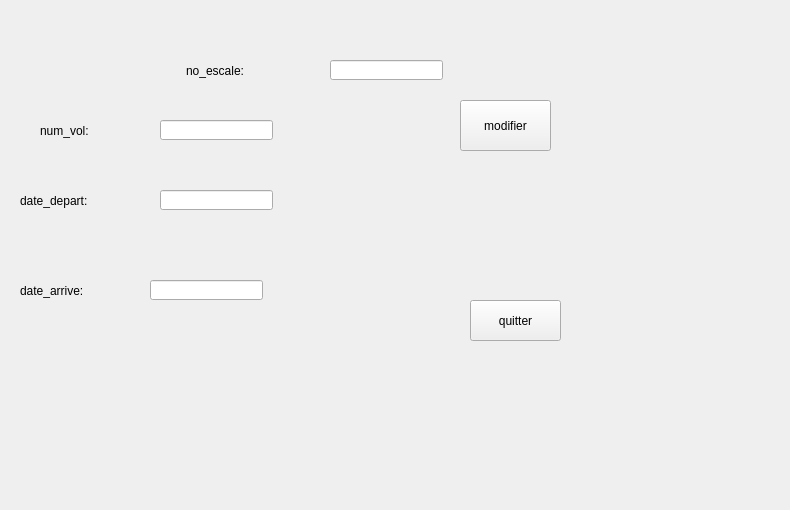
      <widget class="QWidget" name="tab_8">
       <attribute name="title">
        <string>modifier</string>
       </attribute>
       <widget class="QLabel" name="label_21">
        <property name="geometry">
         <rect>
          <x>-10</x>
          <y>-50</y>
          <width>781</width>
          <height>501</height>
         </rect>
        </property>
        <property name="text">
         <string/>
        </property>
        <property name="pixmap">
         <pixmap>../../avis-lufthansa-vol-inde.jpg</pixmap>
        </property>
       </widget>
       <widget class="QLabel" name="label_29">
        <property name="geometry">
         <rect>
          <x>186</x>
          <y>60</y>
          <width>111</width>
          <height>21</height>
         </rect>
        </property>
        <property name="text">
         <string>no_escale:</string>
        </property>
       </widget>
       <widget class="QLabel" name="label_30">
        <property name="geometry">
         <rect>
          <x>40</x>
          <y>120</y>
          <width>101</width>
          <height>21</height>
         </rect>
        </property>
        <property name="text">
         <string>num_vol:</string>
        </property>
       </widget>
       <widget class="QLabel" name="label_31">
        <property name="geometry">
         <rect>
          <x>20</x>
          <y>190</y>
          <width>131</width>
          <height>21</height>
         </rect>
        </property>
        <property name="text">
         <string>date_depart:</string>
        </property>
       </widget>
       <widget class="QLabel" name="label_32">
        <property name="geometry">
         <rect>
          <x>20</x>
          <y>270</y>
          <width>121</width>
          <height>41</height>
         </rect>
        </property>
        <property name="text">
         <string>date_arrive:</string>
        </property>
       </widget>
       <widget class="QLineEdit" name="lineEdit_20">
        <property name="geometry">
         <rect>
          <x>330</x>
          <y>60</y>
          <width>113</width>
          <height>20</height>
         </rect>
        </property>
       </widget>
       <widget class="QLineEdit" name="lineEdit_21">
        <property name="geometry">
         <rect>
          <x>160</x>
          <y>120</y>
          <width>113</width>
          <height>20</height>
         </rect>
        </property>
       </widget>
       <widget class="QLineEdit" name="lineEdit_22">
        <property name="geometry">
         <rect>
          <x>160</x>
          <y>190</y>
          <width>113</width>
          <height>20</height>
         </rect>
        </property>
       </widget>
       <widget class="QLineEdit" name="lineEdit_23">
        <property name="geometry">
         <rect>
          <x>150</x>
          <y>280</y>
          <width>113</width>
          <height>20</height>
         </rect>
        </property>
       </widget>
       <widget class="QPushButton" name="pushButton_modes">
        <property name="geometry">
         <rect>
          <x>460</x>
          <y>100</y>
          <width>91</width>
          <height>51</height>
         </rect>
        </property>
        <property name="text">
         <string>modifier</string>
        </property>
       </widget>
       <widget class="QPushButton" name="pushButton_6">
        <property name="geometry">
         <rect>
          <x>470</x>
          <y>300</y>
          <width>91</width>
          <height>41</height>
         </rect>
        </property>
        <property name="text">
         <string>quitter</string>
        </property>
       </widget>
      </widget>
